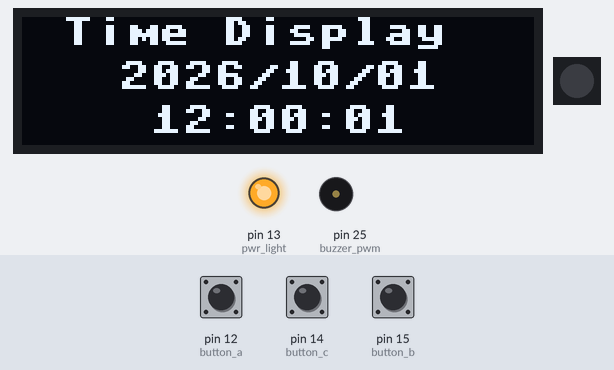
The program below on a simulated MicroPython board. On the bench: 128×32 one-colour display, 1 RGB LEDs in strip order, left to right, output pins drawn as LEDs (lit = HIGH), buzzer (waves = sounding). The inputs (shaded band) are chosen by the test bench; at power-on: pin 12 (button_a) HIGH, pin 15 (button_b) HIGH, pin 14 (button_c) HIGH. The clock reads 2024-03-15 10:24:30 at power-on unless the program sets it; pins used as bus, display or sensor lines are not drawn; what the program prints to the serial console is not drawn.

Above: at 1.2 s.
1.3 s: pin 12 (button_a) pulled LOW for 0.15 s
At 2.4 s:
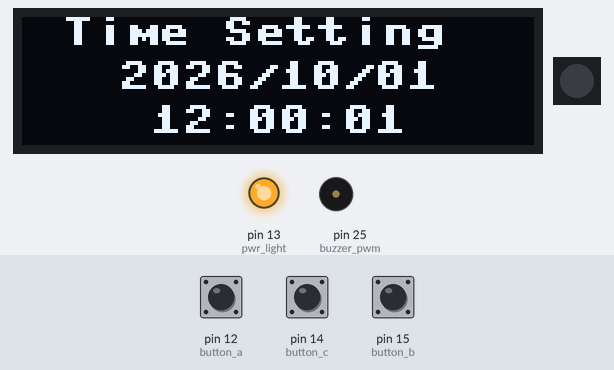
4.1 s: pin 12 (button_a) pulled LOW for 1 s
At 4.9 s:
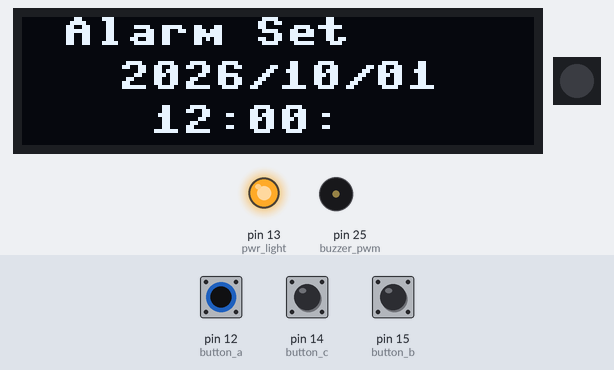
7.3 s: pin 15 (button_b) pulled LOW for 0.15 s
At 8.5 s:
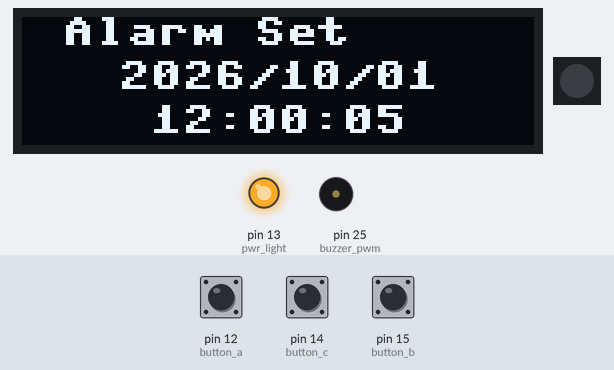
10.4 s: pin 12 (button_a) pulled LOW for 0.15 s
At 11.1 s:
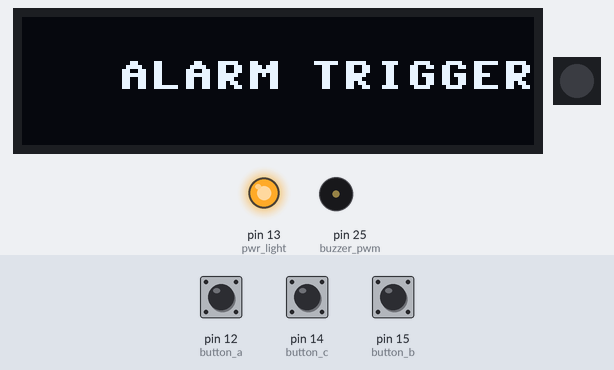
12.0 s: pin 14 (button_c) pulled LOW for 1 s
At 13.3 s:
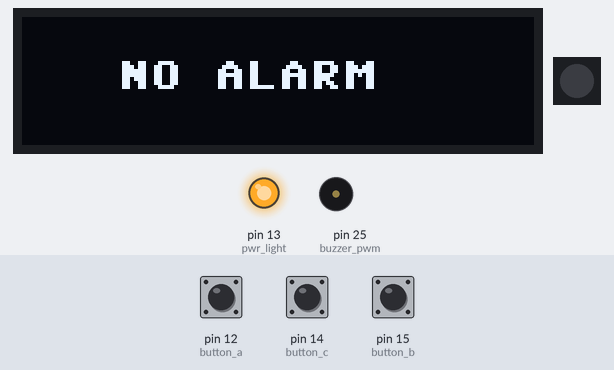
Timing chart, 0 to 15.0 s (numbered marks = the images above; inputs shaded):
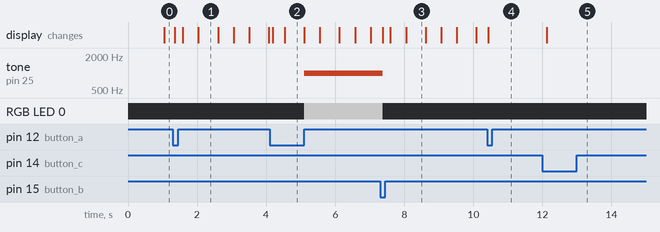

The program:

lab3_zg2567_jy3557_xz3475_check3.py
```python
import time
from time import ticks_ms, ticks_diff
from machine import Pin, I2C, RTC, PWM
import neopixel
import ssd1306

DEBOUNCE_MS = 250
MODE = 0
SETTING_FLAG = 0  # 0 - Second, 1 - Minute, 2 - Hour, 3 - Day, 4 - Month, 5 - Year
ALARM_ON = False
ALARM_TRIGGERED = True

last_time_a = 0
last_time_b = 0
last_time_c = 0
last_displayed_second = -1
press_count_a = 0
press_count_b = 0
press_count_c = 0
alarm_output_active = False

pwr_light = Pin(13, Pin.OUT)
pwr_light.value(1)
pwr = Pin(2, Pin.OUT)
pwr.value(1)

i2c = I2C(0, scl=Pin(20), sda=Pin(22), freq=400000)
display = ssd1306.SSD1306_I2C(128, 32, i2c)

rtc = RTC()
BOOT_TIME = (2026, 10, 1, 0, 12, 0, 0, 0)
CURRENT_TIME = list(BOOT_TIME)
ALARM_TIME = [2026, 10, 1, 0, 12, 0, 5, 0]

button_a = Pin(12, Pin.IN, Pin.PULL_UP)
button_b = Pin(15, Pin.IN, Pin.PULL_UP)
button_c = Pin(14, Pin.IN, Pin.PULL_UP)

alarm_led = neopixel.NeoPixel(Pin(0, Pin.OUT), 1)
buzzer_pwm = PWM(Pin(25), freq=1000, duty_u16=0)


def check_leap_year(year):
    return (year % 4 == 0 and year % 100 != 0) or year % 400 == 0


def get_days_in_month(year, month):
    if month in [1, 3, 5, 7, 8, 10, 12]:
        return 31
    if month in [4, 6, 9, 11]:
        return 30
    if month == 2:
        return 29 if check_leap_year(year) else 28
    return 0


def rtc_hold():
    global CURRENT_TIME
    CURRENT_TIME = list(rtc.datetime())


def increment_selected_field(values):
    updated = list(values)
    year, month, day = updated[0], updated[1], updated[2]

    if SETTING_FLAG == 0:
        updated[6] = (updated[6] + 1) % 60
    elif SETTING_FLAG == 1:
        updated[5] = (updated[5] + 1) % 60
    elif SETTING_FLAG == 2:
        updated[4] = (updated[4] + 1) % 24
    elif SETTING_FLAG == 3:
        updated[2] = day % get_days_in_month(year, month) + 1
    elif SETTING_FLAG == 4:
        updated[1] = month % 12 + 1
        updated[2] = min(day, get_days_in_month(year, updated[1]))
    elif SETTING_FLAG == 5:
        updated[0] = year + 1
        updated[2] = min(day, get_days_in_month(updated[0], month))

    updated[7] = 0
    return updated


def button_a_handler(pin):
    global last_time_a, press_count_a, MODE, ALARM_ON, last_displayed_second
    now = ticks_ms()
    if ticks_diff(now, last_time_a) < DEBOUNCE_MS:
        return
    last_time_a = now

    if ALARM_ON:
        ALARM_ON = False
    else:
        press_count_a += 1
        MODE = press_count_a % 4
        if MODE == 1:
            rtc_hold()
    last_displayed_second = -1
    print("Button A pressed at {}: {}".format(now, press_count_a))


def button_b_handler(pin):
    global last_time_b, press_count_b, SETTING_FLAG, ALARM_ON
    now = ticks_ms()
    if ticks_diff(now, last_time_b) < DEBOUNCE_MS:
        return
    last_time_b = now

    if ALARM_ON:
        ALARM_ON = False
        return

    press_count_b += 1
    print("Button B pressed at {}: {}".format(now, press_count_b))
    if MODE in (1, 2):
        SETTING_FLAG = (SETTING_FLAG + 1) % 6


def button_c_handler(pin):
    global last_time_c, press_count_c, ALARM_ON, ALARM_TRIGGERED
    global CURRENT_TIME, ALARM_TIME
    now = ticks_ms()
    if ticks_diff(now, last_time_c) < DEBOUNCE_MS:
        return
    last_time_c = now
    press_count_c += 1
    print("Button C pressed at {}: {}".format(now, press_count_c))

    if ALARM_ON:
        ALARM_ON = False
    elif MODE == 1:
        CURRENT_TIME = increment_selected_field(CURRENT_TIME)
        rtc.datetime(CURRENT_TIME)
    elif MODE == 2:
        ALARM_TIME = increment_selected_field(ALARM_TIME)
    elif MODE == 3:
        ALARM_TRIGGERED = not ALARM_TRIGGERED
        if not ALARM_TRIGGERED:
            ALARM_ON = False


button_a.irq(trigger=Pin.IRQ_FALLING, handler=button_a_handler)
button_b.irq(trigger=Pin.IRQ_FALLING, handler=button_b_handler)
button_c.irq(trigger=Pin.IRQ_FALLING, handler=button_c_handler)


def reset_rtc_time():
    rtc.datetime(BOOT_TIME)


def execute_mode0():
    global last_displayed_second
    now = rtc.datetime()
    second = now[6]
    if second == last_displayed_second:
        return

    last_displayed_second = second
    date_text = "{:04d}/{:02d}/{:02d}".format(now[0], now[1], now[2])
    time_text = "{:02d}:{:02d}:{:02d}".format(now[4], now[5], second)
    display.fill(0)
    display.text("Time Display", 10, 0, 1)
    display.text(date_text, 24, 11, 1)
    display.text(time_text, 32, 22, 1)
    display.show()


def format_blinking_value(value, width, field_flag, blink_visible):
    if SETTING_FLAG == field_flag and not blink_visible:
        return " " * width
    if width == 4:
        return "{:04d}".format(value)
    return "{:02d}".format(value)


def execute_mode1():
    now = CURRENT_TIME
    blink_visible = (ticks_ms() // 500) % 2 == 0
    year = format_blinking_value(now[0], 4, 5, blink_visible)
    month = format_blinking_value(now[1], 2, 4, blink_visible)
    day = format_blinking_value(now[2], 2, 3, blink_visible)
    hour = format_blinking_value(now[4], 2, 2, blink_visible)
    minute = format_blinking_value(now[5], 2, 1, blink_visible)
    second = format_blinking_value(now[6], 2, 0, blink_visible)

    date_text = "{}/{}/{}".format(year, month, day)
    time_text = "{}:{}:{}".format(hour, minute, second)
    display.fill(0)
    display.text("Time Setting", 10, 0, 1)
    display.text(date_text, 24, 11, 1)
    display.text(time_text, 32, 22, 1)
    display.show()


def execute_mode2():
    now = ALARM_TIME
    blink_visible = (ticks_ms() // 500) % 2 == 0
    year = format_blinking_value(now[0], 4, 5, blink_visible)
    month = format_blinking_value(now[1], 2, 4, blink_visible)
    day = format_blinking_value(now[2], 2, 3, blink_visible)
    hour = format_blinking_value(now[4], 2, 2, blink_visible)
    minute = format_blinking_value(now[5], 2, 1, blink_visible)
    second = format_blinking_value(now[6], 2, 0, blink_visible)

    date_text = "{}/{}/{}".format(year, month, day)
    time_text = "{}:{}:{}".format(hour, minute, second)
    display.fill(0)
    display.text("Alarm Set", 10, 0, 1)
    display.text(date_text, 24, 11, 1)
    display.text(time_text, 32, 22, 1)
    display.show()


def execute_mode3():
    display.fill(0)
    if ALARM_TRIGGERED:
        display.text("ALARM TRIGGERED", 24, 11, 1)
    else:
        display.text("NO ALARM", 24, 11, 1)
    display.show()


def check_alarm():
    global ALARM_TRIGGERED, ALARM_ON
    if (
        ALARM_TIME[0] == rtc.datetime()[0]
        and ALARM_TIME[1] == rtc.datetime()[1]
        and ALARM_TIME[2] == rtc.datetime()[2]
        and ALARM_TIME[4] == rtc.datetime()[4]
        and ALARM_TIME[5] == rtc.datetime()[5]
        and ALARM_TIME[6] == rtc.datetime()[6]
        and ALARM_TRIGGERED
    ):
        ALARM_ON = True


def set_alarm_output(active):
    global alarm_output_active
    if active == alarm_output_active:
        return

    alarm_output_active = active
    if active:
        alarm_led[0] = (100, 100, 100)
        buzzer_pwm.duty_u16(10768)
    else:
        alarm_led[0] = (0, 0, 0)
        buzzer_pwm.duty_u16(0)
    alarm_led.write()


reset_rtc_time()

while True:
    if MODE == 0:
        execute_mode0()
    elif MODE == 1:
        execute_mode1()
    elif MODE == 2:
        execute_mode2()
    else:
        execute_mode3()

    check_alarm()
    set_alarm_output(ALARM_TRIGGERED and ALARM_ON)
    time.sleep(0.1)
```

Measured:
- after the input at 1.3 s, the display: changes after 0.06 s (image 1)
- after the input at 4.1 s, the display: first changes after 0.09 s (image 2 shows a later state)
- after the input at 7.3 s, tone on pin 25 (buzzer_pwm): 1000 Hz → silent after 0.07 s
- after the input at 10.4 s, the display: changes at once (image 4)
- after the input at 12.0 s, the display: changes after 0.12 s (image 5)
- what the display in image 1 shows lasts 0.6 s, from 2.0 s to 2.6 s
